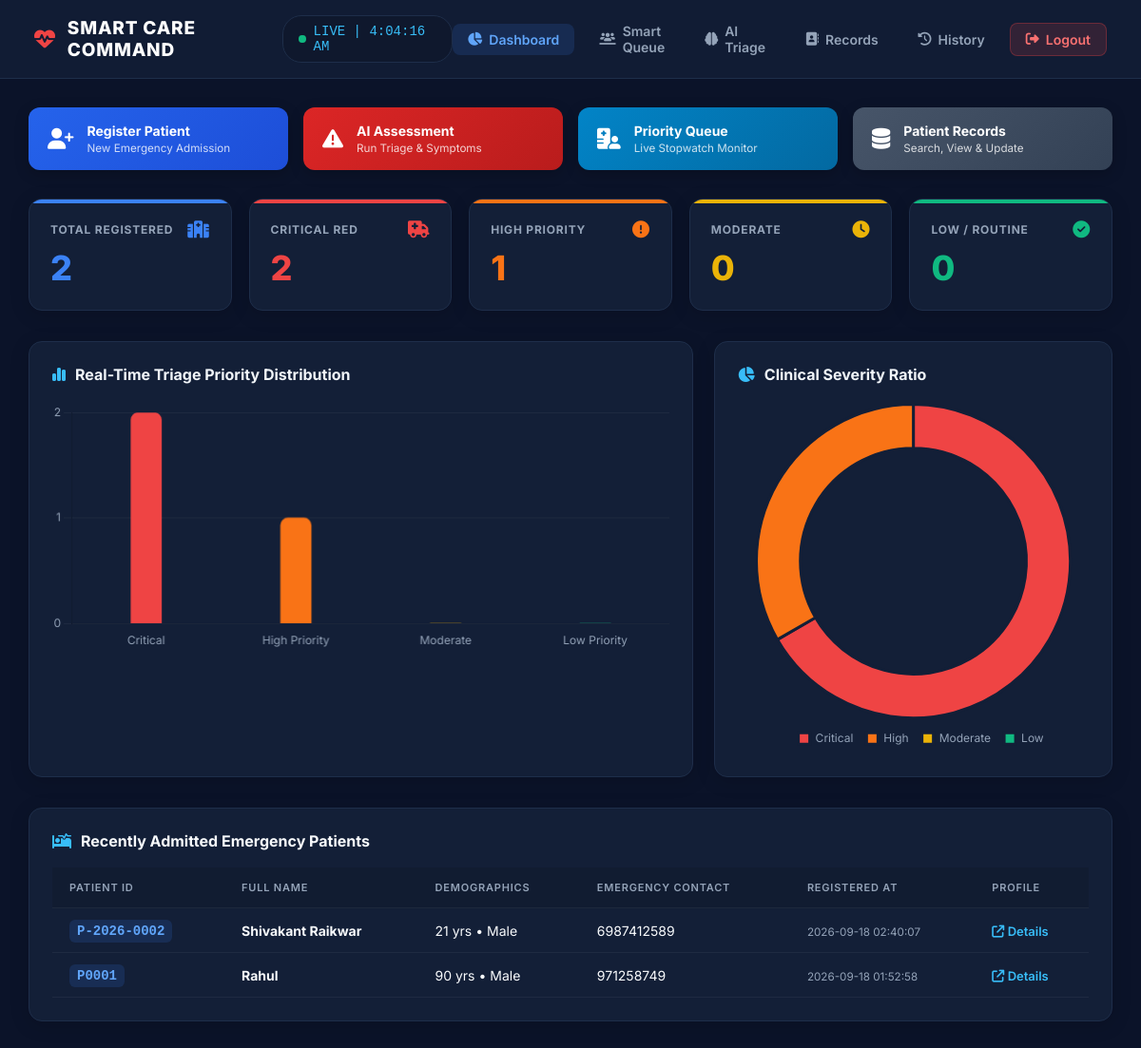
The page / (signed in) on the database its author committed.
### tables this page shows
CREATE TABLE patients (
            id INTEGER PRIMARY KEY AUTOINCREMENT,
            patient_id TEXT UNIQUE,
            name TEXT NOT NULL,
            age INTEGER,
            gender TEXT,
            phone TEXT,
            address TEXT,
            blood_group TEXT,
            emergency_contact TEXT,
            medical_history TEXT,
            allergies TEXT,
            created_at TEXT
        , status TEXT DEFAULT 'Waiting');

### app.py (the view)
@app.route("/")
def dashboard():
    if "user" not in session:
        return redirect(url_for("login"))
    conn = get_db()
    cursor = conn.cursor()
    cursor.execute("SELECT COUNT(*) FROM patients")
    total_patients = cursor.fetchone()[0]
    cursor.execute("SELECT COUNT(*) FROM triage_history WHERE priority='RED' OR priority='CRITICAL'")
    critical_cases = cursor.fetchone()[0]
    cursor.execute("SELECT COUNT(*) FROM triage_history WHERE priority='YELLOW' OR priority='HIGH'")
    high_cases = cursor.fetchone()[0]
    cursor.execute("SELECT COUNT(*) FROM triage_history WHERE priority='GREEN' OR priority='MODERATE'")
    moderate_cases = cursor.fetchone()[0]
    cursor.execute("SELECT COUNT(*) FROM triage_history WHERE priority='BLACK' OR priority='LOW'")
    low_cases = cursor.fetchone()[0]
    cursor.execute("SELECT * FROM patients ORDER BY id DESC LIMIT 5")
    recent_patients = cursor.fetchall()
    conn.close()
    return render_template(
        "dashboard.html",
        total_patients=total_patients,
        critical_cases=critical_cases,
        high_cases=high_cases,
        moderate_cases=moderate_cases,
        low_cases=low_cases,
        recent_patients=recent_patients
    )

### app.py (called while the page is built)
def get_db():
    conn = sqlite3.connect(DATABASE)
    conn.row_factory = sqlite3.Row
    return conn

### templates/dashboard.html (shortened to what this page needs)
<!DOCTYPE html>
<html lang="en">
<head>
    <link rel="stylesheet" href="https://cdnjs.cloudflare.com/ajax/libs/font-awesome/6.4.0/css/all.min.css">
</head>
<body>
<nav class="navbar">
    <div class="nav-brand">
        <i class="fa-solid fa-heart-pulse"></i>
        <span>SMART CARE COMMAND</span>
    </div>
    <div class="nav-center">
        <div class="live-dot"></div>
        <span id="liveClock">LIVE | 00:00:00</span>
    </div>
    <div class="nav-links">
        <a href="/" class="active"><i class="fa-solid fa-chart-pie"></i> Dashboard</a>
        <a href="/queue"><i class="fa-solid fa-users-line"></i> Smart Queue</a>
        <a href="/triage"><i class="fa-solid fa-brain"></i> AI Triage</a>
        <a href="/patients"><i class="fa-solid fa-address-book"></i> Records</a>
        <a href="/history"><i class="fa-solid fa-clock-rotate-left"></i> History</a>
        <a href="/logout" class="btn-logout"><i class="fa-solid fa-right-from-bracket"></i> Logout</a>
    </div>
</nav>
<div class="container">
    <div class="action-bar">
        <a href="/register" class="btn-action btn-reg">
            <i class="fa-solid fa-user-plus"></i>
            <div>
                <div>Register Patient</div>
                <small style="opacity:0.8; font-weight:400;">New Emergency Admission</small>
            </div>
        </a>
        <a href="/triage" class="btn-action btn-triage">
            <i class="fa-solid fa-triangle-exclamation"></i>
            <div>
                <div>AI Assessment</div>
                <small style="opacity:0.8; font-weight:400;">Run Triage & Symptoms</small>
            </div>
        </a>
        <a href="/queue" class="btn-action btn-queue">
            <i class="fa-solid fa-hospital-user"></i>
            <div>
                <div>Priority Queue</div>
                <small style="opacity:0.8; font-weight:400;">Live Stopwatch Monitor</small>
            </div>
        </a>
        <a href="/patients" class="btn-action btn-records">
            <i class="fa-solid fa-database"></i>
            <div>
                <div>Patient Records</div>
                <small style="opacity:0.8; font-weight:400;">Search, View & Update</small>
            </div>
        </a>
    </div>
    <div class="stats-grid">
        <div class="stat-card tot">
            <div class="stat-header">
                <span>TOTAL REGISTERED</span>
                <i class="fa-solid fa-hospital" style="color: var(--accent-blue);"></i>
            </div>
            <div class="stat-val" style="color: var(--accent-blue);">{{ total_patients }}</div>
        </div>
        <div class="stat-card crit">
            <div class="stat-header">
                <span>CRITICAL RED</span>
                <i class="fa-solid fa-truck-medical" style="color: var(--accent-crit);"></i>
            </div>
            <div class="stat-val" style="color: var(--accent-crit);">{{ critical_cases }}</div>
        </div>
        <div class="stat-card high">
            <div class="stat-header">
                <span>HIGH PRIORITY</span>
                <i class="fa-solid fa-circle-exclamation" style="color: var(--accent-high);"></i>
            </div>
            <div class="stat-val" style="color: var(--accent-high);">{{ high_cases }}</div>
        </div>
        <div class="stat-card mod">
            <div class="stat-header">
                <span>MODERATE</span>
                <i class="fa-solid fa-clock" style="color: var(--accent-mod);"></i>
            </div>
            <div class="stat-val" style="color: var(--accent-mod);">{{ moderate_cases }}</div>
        </div>
        <div class="stat-card low">
            <div class="stat-header">
                <span>LOW / ROUTINE</span>
                <i class="fa-solid fa-circle-check" style="color: var(--accent-low);"></i>
            </div>
            <div class="stat-val" style="color: var(--accent-low);">{{ low_cases }}</div>
        </div>
    </div>
    <div class="charts-row">
        <div class="chart-box">
            <h3><i class="fa-solid fa-chart-simple" style="color:#38bdf8;"></i> Real-Time Triage Priority Distribution</h3>
            <canvas id="barChart" height="120"></canvas>
        </div>
        <div class="chart-box">
            <h3><i class="fa-solid fa-chart-pie" style="color:#38bdf8;"></i> Clinical Severity Ratio</h3>
            <canvas id="pieChart"></canvas>
        </div>
    </div>
    <div class="table-box">
        <h3><i class="fa-solid fa-bed-pulse" style="color:#38bdf8;"></i> Recently Admitted Emergency Patients</h3>
        {% if recent_patients %}
        <table>
            <thead>
                <tr>
                    <th>Patient ID</th>
                    <th>Full Name</th>
                    <th>Demographics</th>
                    <th>Emergency Contact</th>
                    <th>Registered At</th>
                    <th>Profile</th>
                </tr>
            </thead>
            <tbody>
                {% for p in recent_patients %}
                <tr>
                    <td><span class="id-badge">{{ p['patient_id'] }}</span></td>
                    <td><strong>{{ p['name'] }}</strong></td>
                    <td>{{ p['age'] }} yrs • {{ p['gender'] }}</td>
                    <td>{{ p['phone'] }}</td>
                    <td><small style="color:var(--text-secondary);">{{ p['created_at'] }}</small></td>
                    <td><a class="action-icon" href="/patient/{{ p['patient_id'] }}"><i class="fa-solid fa-arrow-up-right-from-square"></i> Details</a></td>
                </tr>
                {% endfor %}
            </tbody>
        </table>
        {% else %}
            <p style="color: var(--text-secondary); padding: 15px 0;">No patient records available yet.</p>
        {% endif %}
    </div>
</div>
<script>
    // Live Digital Clock
    function updateClock() {
        const now = new Date();
        const timeStr = now.toLocaleTimeString();
        document.getElementById('liveClock').innerText = `LIVE | ${timeStr}`;
    }
    setInterval(updateClock, 1000);
    updateClock();
    // Chart.js Configuration
    Chart.defaults.color = '#94a3b8';
    Chart.defaults.font.family = 'Inter';
    // Bar Chart
    const ctxBar = document.getElementById('barChart').getContext('2d');
    new Chart(ctxBar, {
        type: 'bar',
        data: {
            labels: ['Critical', 'High Priority', 'Moderate', 'Low Priority'],
            datasets: [{
                label: 'Cases',
                data: [{{ critical_cases }}, {{ high_cases }}, {{ moderate_cases }}, {{ low_cases }}],
                backgroundColor: ['#ef4444', '#f97316', '#eab308', '#10b981'],
                borderRadius: 8,
                barThickness: 32
            }]
        },
        options: {
            responsive: true,
            plugins: { legend: { display: false } },
            scales: {
                y: {
                    grid: { color: 'rgba(255,255,255,0.05)' },
                    ticks: { stepSize: 1 }
                },
                x: { grid: { display: false } }
            }
        }
    });
    // Donut Chart
    const ctxPie = document.getElementById('pieChart').getContext('2d');
    new Chart(ctxPie, {
        type: 'doughnut',
        data: {
            labels: ['Critical', 'High', 'Moderate', 'Low'],
            datasets: [{
                data: [{{ critical_cases }}, {{ high_cases }}, {{ moderate_cases }}, {{ low_cases }}],
                backgroundColor: ['#ef4444', '#f97316', '#eab308', '#10b981'],
                borderColor: '#131f37',
                borderWidth: 3
            }]
        },
        options: {
            responsive: true,
            cutout: '72%',
            plugins: {
                legend: { position: 'bottom', labels: { boxWidth: 12, padding: 14 } }
            }
        }
    });
</script>
</body>
</html>

### rows shown on the page
patients: patient_id "P-2026-0002", name "Shivakant Raikwar", age "21", gender "Male", phone "6987412589", created_at "2026-09-18 02:40:07"
patients: patient_id "P0001", name "Rahul", age "90", gender "Male", phone "971258749", created_at "2026-09-18 01:52:58"

### other values the page prints
{{ total_patients }} "2"
{{ critical_cases }} "2"
{{ high_cases }} "1"
{{ moderate_cases }} "0"
{{ low_cases }} "0"
chart data {{ critical_cases }} 2
chart data {{ high_cases }} 1
chart data {{ moderate_cases }} 0
chart data {{ low_cases }} 0
